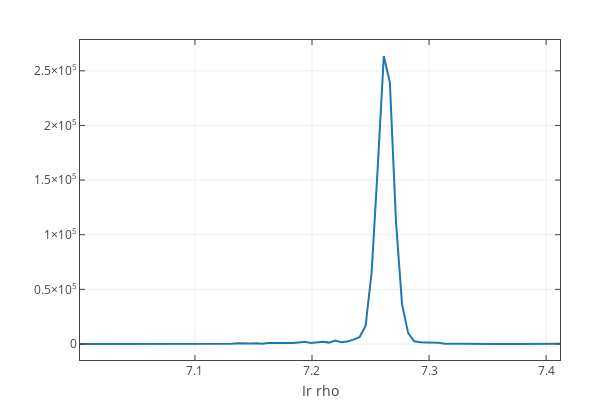
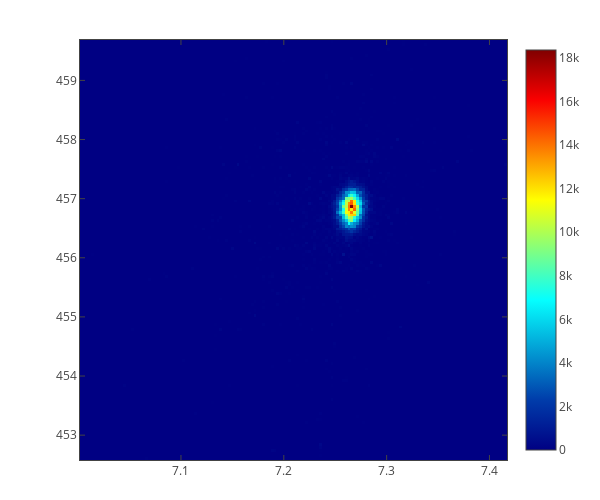

These figures' notebook cell, in order:
### Markdown cell above
## Plot parameter distribution and correlation

### Code cell
hist, bins = np.histogram(pts.T[5], bins=80)
plot_utils.plot1d([bins, hist], x_title=model_pars[5])

hist2d, bins1, bins2 = np.histogram2d(pts.T[5], pts.T[6], bins=150)
plot_utils.plot_heatmap(bins1, bins2, hist2d.T) #, x_title=model_pars[5], y_title=model_pars[6])

### Figure 1 — Plotly figure (JSON) as saved in the notebook; plotly's stock layout.template omitted (floating-point values rounded to 4 significant figures)
{"data": [{"name": "", "type": "scatter", "uid": "6276187e-6ddb-4959-9405-2e96c7ab0009", "x": [7.002, 7.007, 7.012, 7.017, 7.023, 7.028, 7.033, 7.038, 7.043, 7.049, 7.054, 7.059, 7.064, 7.069, 7.074, 7.08, 7.085, 7.09, 7.095, 7.1, 7.106, 7.111, 7.116, 7.121, 7.126, 7.132, 7.137, 7.142, 7.147, 7.152, 7.158, 7.163, 7.168, 7.173, 7.178, 7.183, 7.189, 7.194, 7.199, 7.204, 7.209, 7.215, 7.22, 7.225, 7.23, 7.235, 7.241, 7.246, 7.251, 7.256, 7.261, 7.267, 7.272, 7.277, 7.282, 7.287, 7.292, 7.298, 7.303, 7.308, 7.313, 7.318, 7.324, 7.329, 7.334, 7.339, 7.344, 7.35, 7.355, 7.36, 7.365, 7.37, 7.376, 7.381, 7.386, 7.391, 7.396, 7.401, 7.407, 7.412, 7.417], "y": [8, 0, 49, 0, 0, 0, 0, 0, 133, 0, 85, 0, 83, 97, 0, 54, 192, 4, 29, 65, 123, 182, 33, 177, 207, 342, 697, 479, 404, 785, 127, 826, 857, 294, 978, 812, 1366, 1962, 846, 1402, 2034, 1274, 3173, 1623, 2292, 3976, 6134, 16483, 65868, 161342, 263557, 239430, 112454, 36489, 10216, 2532, 1514, 1359, 1198, 1154, 259, 561, 249, 190, 283, 350, 284, 364, 0, 37, 321, 0, 87, 68, 0, 0, 0, 5, 0, 187]}], "layout": {"autosize": true, "bargap": 0, "height": 400, "hovermode": "closest", "margin": {"b": 40, "l": 80, "r": 40, "t": 40}, "showlegend": false, "width": 600, "xaxis": {"exponentformat": "power", "mirror": "all", "showexponent": "all", "showgrid": true, "showline": true, "ticks": "inside", "title": "Ir rho", "zeroline": false}, "yaxis": {"exponentformat": "power", "mirror": "all", "showexponent": "all", "showgrid": true, "showline": true, "ticks": "inside", "title": "", "zeroline": false}}}

### Figure 2 — Plotly figure (JSON) as saved in the notebook; plotly's stock layout.template omitted (floating-point values rounded to 4 significant figures; data arrays with more than 128 entries replaced by an {"elided": "..."} marker saying what was removed)
{"data": [{"autocolorscale": false, "colorscale": [[0, "rgb(0,0,131)"], [0.125, "rgb(0,60,170)"], [0.375, "rgb(5,255,255)"], [0.625, "rgb(255,255,0)"], [0.875, "rgb(250,0,0)"], [1, "rgb(128,0,0)"]], "hoverinfo": "x+y+z", "type": "heatmap", "uid": "9f671773-66ab-4df6-b399-1f994344ee2d", "x": {"elided": "151 float values"}, "y": {"elided": "151 float values"}, "z": {"elided": "150x150 int values"}}], "layout": {"autosize": true, "bargap": 0, "height": 500, "hovermode": "closest", "margin": {"b": 40, "l": 80, "r": 40, "t": 40}, "showlegend": false, "width": 600, "xaxis": {"exponentformat": "power", "mirror": "all", "showexponent": "all", "showgrid": true, "showline": true, "ticks": "inside", "title": "", "zeroline": false}, "yaxis": {"exponentformat": "power", "mirror": "all", "showexponent": "all", "showgrid": true, "showline": true, "ticks": "inside", "title": "", "zeroline": false}}}
